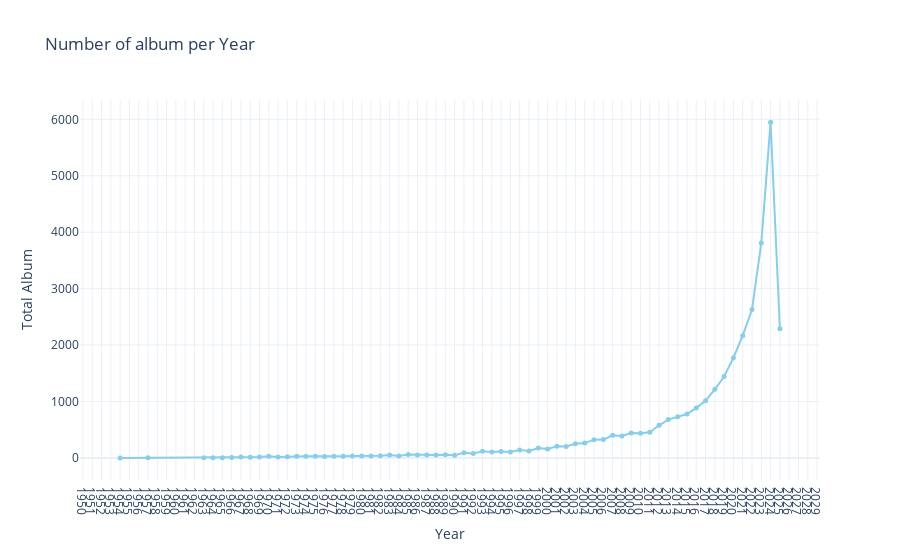

The cell this chart's notebook holds for it:
### Markdown cell above
<h1> Number of album per Year </h1>

### Code cell
dashboard_df["release_date"] = pd.to_datetime(dashboard_df["release_date"], errors="coerce")
dashboard_df["year"] = dashboard_df["release_date"].dt.year

album_counts = dashboard_df.drop_duplicates(subset=["album_name", "year"]).groupby("year")["album_name"].count().reset_index()
album_counts.columns = ["year", "album_count"]

fig = px.line(album_counts, x="year", y="album_count", markers=True,
              title="Number of album per Year",
              labels={"year": "Year", "album_count": "Total Album"},
              hover_data={"year": True, "album_count": True})

fig.update_traces(line=dict(color="skyblue"), marker=dict(size=5))

fig.update_layout(
    hovermode="x unified",
    xaxis=dict(dtick=1),
    template="plotly_white"
)

fig.show()

### Figure 1 — Plotly figure (JSON) as saved in the notebook; plotly's stock layout.template omitted (floating-point values rounded to 4 significant figures)
{"data": [{"hovertemplate": "Year=%{x}<br>Total Album=%{y}<extra></extra>", "legendgroup": "", "line": {"color": "skyblue", "dash": "solid"}, "marker": {"size": 5, "symbol": "circle"}, "mode": "lines+markers", "name": "", "orientation": "v", "showlegend": false, "type": "scatter", "x": [1954, 1957, 1963, 1964, 1965, 1966, 1967, 1968, 1969, 1970, 1971, 1972, 1973, 1974, 1975, 1976, 1977, 1978, 1979, 1980, 1981, 1982, 1983, 1984, 1985, 1986, 1987, 1988, 1989, 1990, 1991, 1992, 1993, 1994, 1995, 1996, 1997, 1998, 1999, 2000, 2001, 2002, 2003, 2004, 2005, 2006, 2007, 2008, 2009, 2010, 2011, 2012, 2013, 2014, 2015, 2016, 2017, 2018, 2019, 2020, 2021, 2022, 2023, 2024, 2025], "xaxis": "x", "y": [1, 3, 3, 5, 5, 9, 16, 12, 17, 29, 18, 21, 30, 28, 29, 27, 30, 32, 36, 36, 34, 37, 51, 35, 59, 53, 51, 53, 56, 49, 91, 78, 117, 105, 113, 104, 142, 123, 174, 158, 208, 202, 252, 263, 324, 326, 402, 390, 442, 439, 454, 578, 679, 731, 779, 887, 1013, 1216, 1442, 1776, 2167, 2631, 3810, 5951, 2291], "yaxis": "y"}], "layout": {"autosize": true, "hovermode": "x unified", "legend": {"tracegroupgap": 0}, "title": {"text": "Number of album per Year"}, "xaxis": {"anchor": "y", "autorange": true, "domain": [0, 1], "dtick": 1, "range": [1950.0, 2029.0], "title": {"text": "Year"}, "type": "linear"}, "yaxis": {"anchor": "x", "autorange": true, "domain": [0, 1], "range": [-462.2, 6414.0], "title": {"text": "Total Album"}, "type": "linear"}}}
